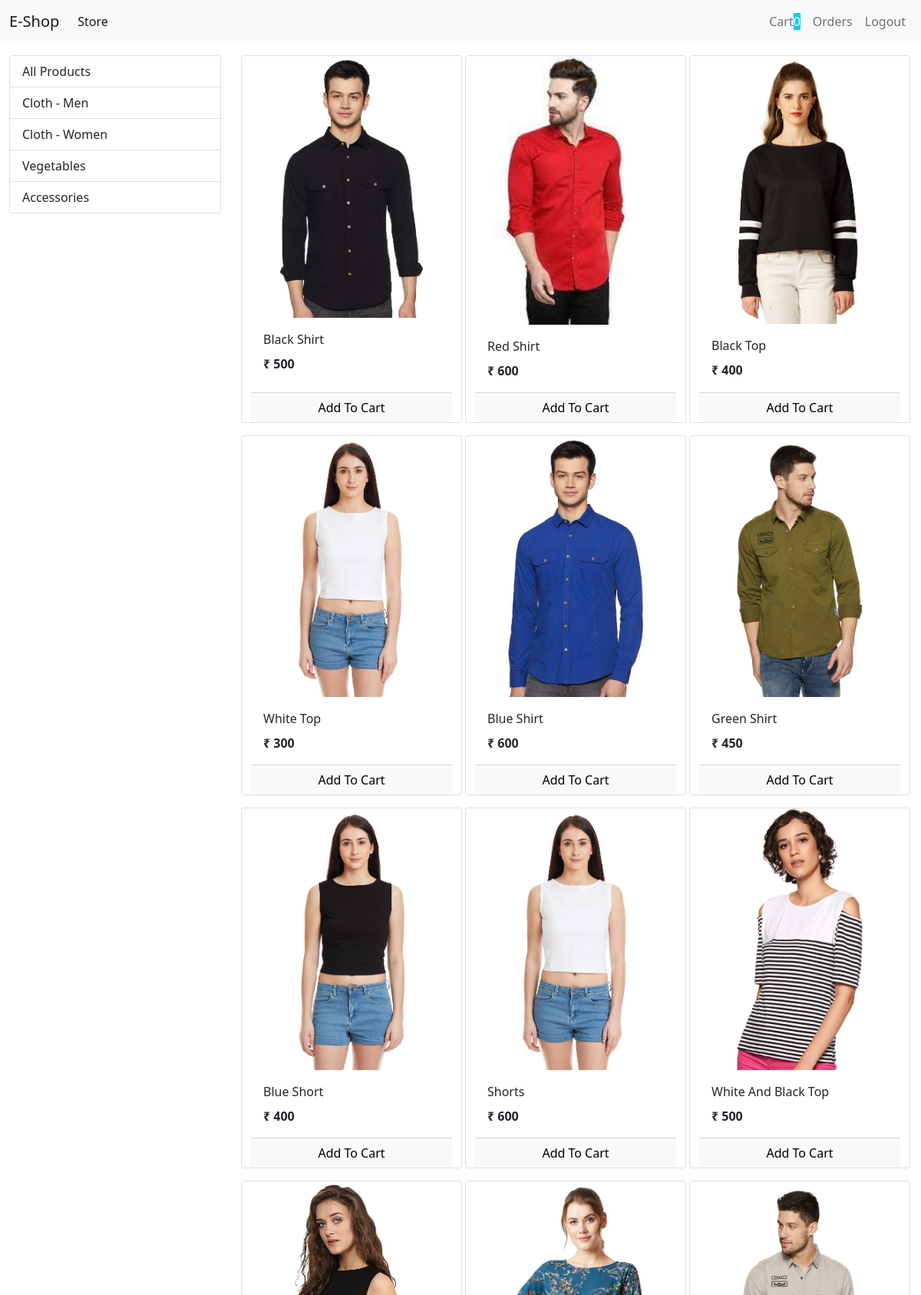
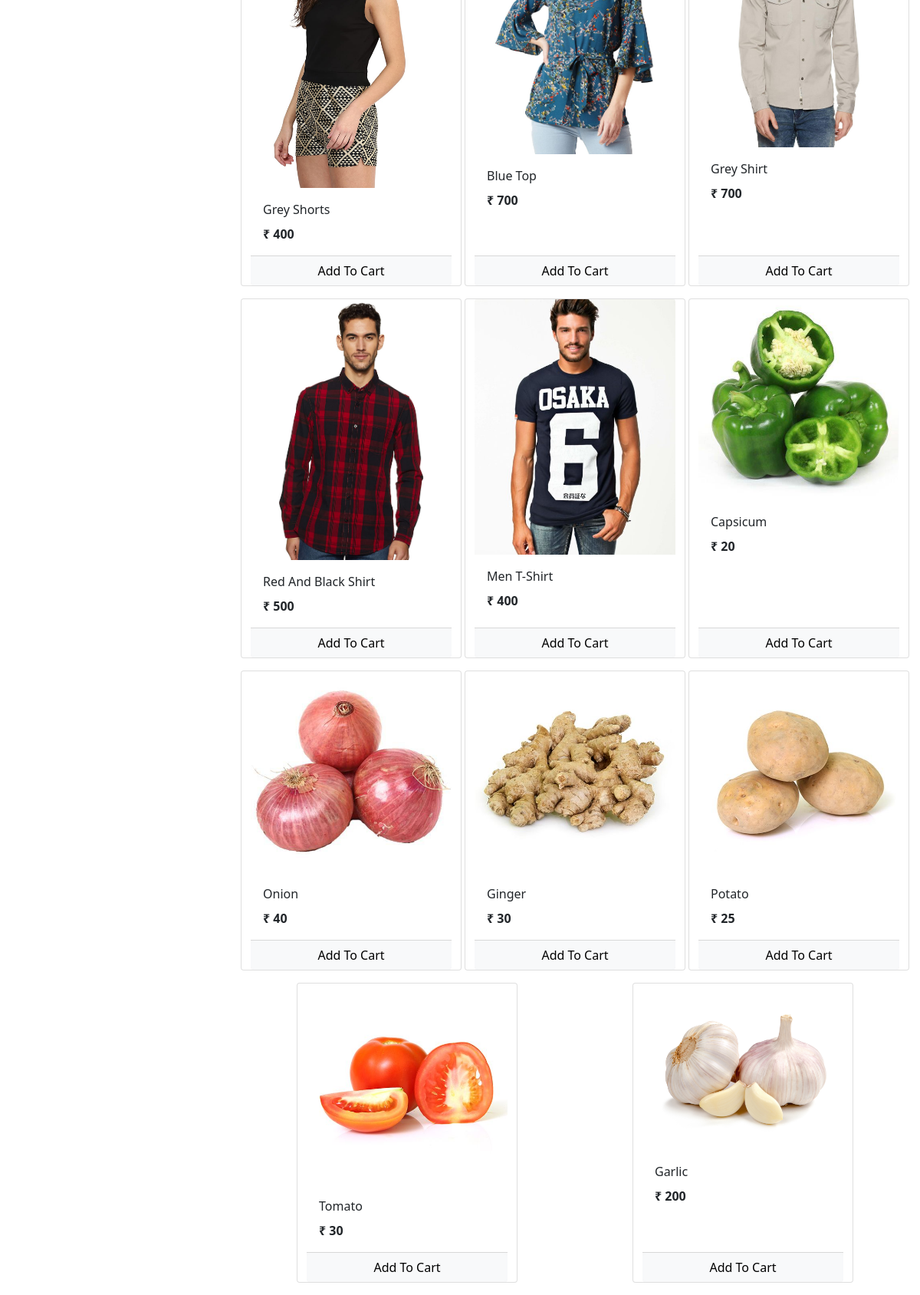
/ (signed in), run on the app's committed database (2 pictures, top to bottom).
### store/models.py (models this page shows, shortened)
class Category(models.Model):
    name = models.CharField(max_length=50)

class Product(models.Model):
    name = models.CharField(max_length=50)
    price = models.IntegerField(default=0)
    description = models.CharField(max_length=50,default='',null=True,blank=True)
    image = models.ImageField(upload_to='uploads/products/')
    category = models.ForeignKey(Category,on_delete=models.CASCADE,default=1)

### store/views.py (the view, shortened to what this page needs)
# urls.py: path("", views.Index.as_view(), name="index"),
class Index(View):
    def get(self, request):
        cart = request.session.get('cart')
        if not cart:
            request.session['cart'] = {}
        products = Product.objects.all()
        category_list = Category.objects.all()
        category_id = request.GET.get('category')
        if category_id:
            products = Product.objects.filter(category=category_id)
        return render(request, 'store/index.html', {"products": products, "category_list": category_list})

### store/templatetags/cart.py (called while the page is built)
@register.filter(name='is_in_cart')
def is_in_cart(product, cart):
    keys = cart.keys()
    for id in keys:
        if int(id) == product.id:
            return True
    return False

@register.filter(name='currency')
def currency(number):
    return "₹ " + str(number)

### store/templates/store/index.html (shortened to what this page needs)
{% extends 'store/base.html' %}
{% load cart %}
{% block content %}
    <div class="container-fluid mt-3">
      <div class="row">
          <div class="col-lg-3 mx-auto">
          <div class="list-group">
               <a href="/" class="list-group-item list-group-item-action">All Products</a>
            {% for category in category_list %}
              <a href="?category={{category.id}}" class="list-group-item list-group-item-action">{{category.name}}</a>
             {% endfor %}
          </div>
          </div>
          <div id="products" class="col-lg-9 mx-auto">
                 <div class="row mx-auto">
                    {% for product in products %}
                    <div class="card mx-auto mb-3"  id={{product.id}} style="width: 18rem;">
                        <img src="{{product.image.url}}" class="card-img-top" alt="...">
                            <div class="card-body">
                                <p class="card-title">{{product.name|title}}</p>
                                <p class="card-text"><b>{{product.price|currency}}</b></p>
                            </div>
                       <div class="card-footer p-0 no-gutters">
                    {% if product|is_in_cart:request.session.cart %}
                        <div class="row no-gutters">
                            <form action="/#{{product.id}}" class="col-2 " method="post">
                                {% csrf_token %}
                                <input hidden type="text" name='product' value='{{product.id}}'>
                                <input hidden type="text" name='remove' value='True'>
                                <input type="submit" value=" - " class="btn btn-block btn-light border-right">
                            </form>
                                <div class="text-center col">{{product|cart_quantity:request.session.cart}} in Cart</div>
                                <form action="/#{{product.id}}" class="col-2 " method="post">
                                  {% csrf_token %}
                                  <input hidden type="text" name='product' value='{{product.id}}'>
                                  <input type="submit" value=" + " class="btn btn-block btn-light border-left">
                                </form>
                        </div>
                    {% else %}
                      <form action="/#{{product.id}}" method="POST" class="btn-block">
                          <input type="submit" class="float-right btn btn-light  form-control"
                            value="Add To Cart">
                      </form>
                    {% endif %}
                  </div>
                    </div>
                    {% endfor %}
                 </div>
          </div>
      </div>
    </div>
  {% endblock  %}

### data on the page
Category: name "Cloth - Men"
Category: name "Cloth - Women"
Category: name "Vegetables"
Category: name "Accessories"
Product: {{ product.id }} 1 (drawn), image (picture), name "Black Shirt", price "₹ 500"
Product: image (picture), name "Red Shirt", price "₹ 600"
Product: image (picture), name "Black Top", price "₹ 400"
Product: image (picture), name "White Top", price "₹ 300"
Product: image (picture), name "Blue Shirt", price "₹ 600"
Product: image (picture), name "Green Shirt", price "₹ 450"
Product: image (picture), name "Blue Short", price "₹ 400"
Product: image (picture), name "Shorts", price "₹ 600"
Product: image (picture), name "White And Black Top", price "₹ 500"
Product: image (picture), name "Grey Shorts", price "₹ 400"
Product: image (picture), name "Blue Top", price "₹ 700"
Product: image (picture), name "Grey Shirt", price "₹ 700"
Product: image (picture), name "Red And Black Shirt", price "₹ 500"
Product: image (picture), name "Men T-Shirt", price "₹ 400"
Product: image (picture), name "Capsicum", price "₹ 20"
Product: image (picture), name "Onion", price "₹ 40"
Product: image (picture), name "Ginger", price "₹ 30"
Product: {{ product.id }} 18 (drawn), image (picture), name "Potato", price "₹ 25"
Product: image (picture), name "Tomato", price "₹ 30"
Product: image (picture), name "Garlic", price "₹ 200"

### other printed values
{{ request.session.cart.keys|length }} "0"
